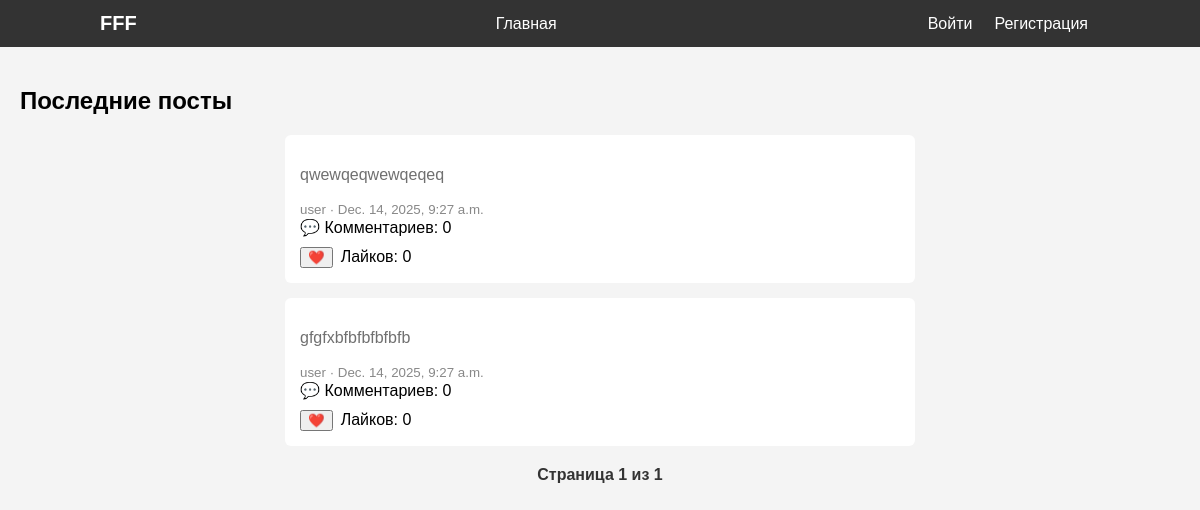
/, run on an earlier commit of the app's database.
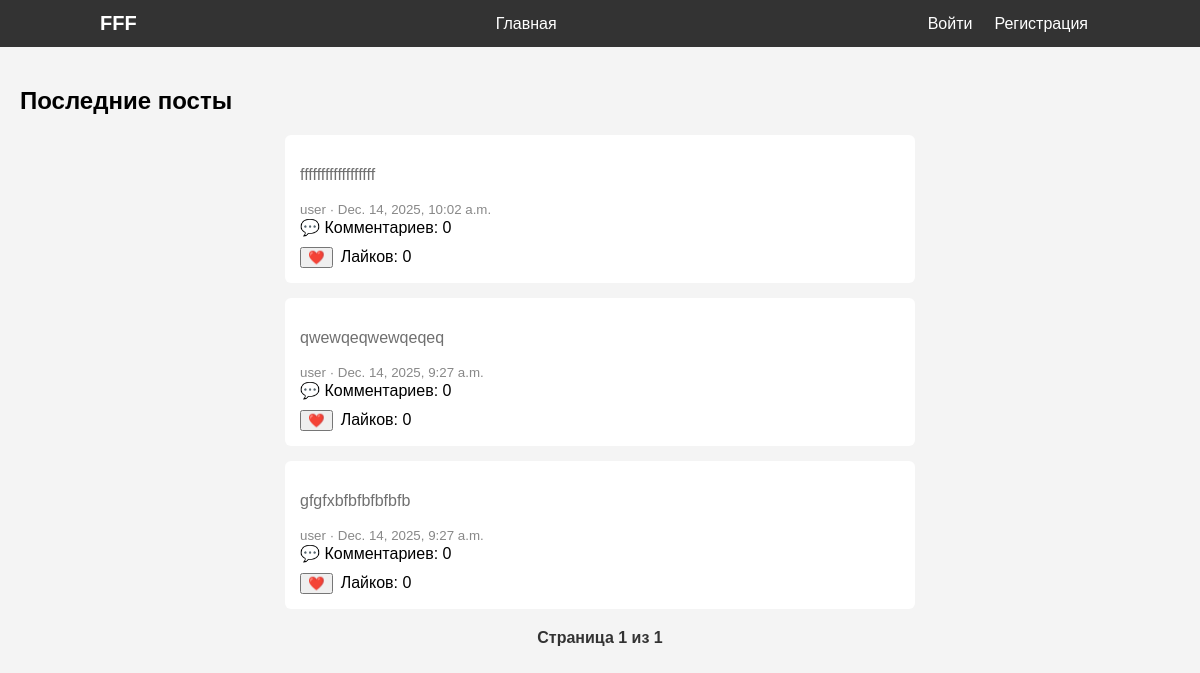
And on a later commit of the database.
### laba/models.py (models this page shows, shortened)
class Post(models.Model):
    author = models.ForeignKey(
        User,
        on_delete=models.CASCADE,
        related_name='posts'
    )
    text = models.TextField()
    created_at = models.DateTimeField(auto_now_add=True)

### laba/views.py (the view)
# urls.py: path('', post_list, name='post_list'),
def post_list(request):
    posts = Post.objects.select_related('author').order_by('-created_at')
    paginator = Paginator(posts, 10)
    page_number = request.GET.get('page')
    page_obj = paginator.get_page(page_number)
    return render(
        request,
        'laba/post_list.html',
        {'page_obj': page_obj}
    )

### laba/templates/laba/post_list.html (shortened to what this page needs)
{% extends 'laba/base.html' %}
{% block content %}
<h2>Последние посты</h2>
{% for post in page_obj %}
<div class="post">
    <p>
        <a href="{% url 'post_detail' post.id %}">
            {{ post.text }}
        </a>
    </p>
    <small>
        {{ post.author.username }} · {{ post.created_at }}
    </small>
    <div class="post-meta">
        💬 Комментариев: {{ post.comments.count }}
    </div>
    <div class="post-actions">
        <form method="post" action="{% url 'post_like' post.id %}">
            <button type="submit">❤️</button>
        </form>
        <span>Лайков: {{ post.likes.count }}</span>
    </div>
</div>
{% endfor %}
<div class="pagination">
    <span>
        Страница {{ page_obj.number }} из {{ page_obj.paginator.num_pages }}
    </span>
</div>
{% endblock %}

What changed in the data, as far as the page shows it:
added Post: text "ffffffffffffffffff", author.username "user", created_at "Dec. 14, 2025, 10:02 a.m.", comments.count "0", likes.count "0"
